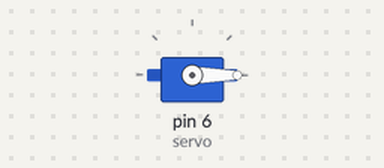
The sketch below on a simulated Arduino Uno, built with avr-gcc and run on an emulated ATmega328P. Parts: servo.

Above: at 0.05 s.
At 4.0 s:
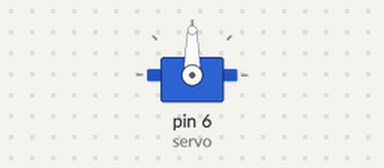
Timing chart, 0 to 5.2 s (numbered marks = the images above):
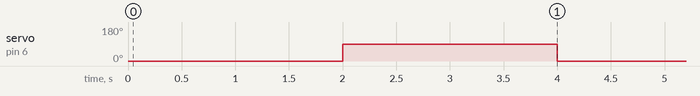

The sketch:

servo.ino
```cpp
#include <Servo.h>  //bagian library pada motor servo

Servo servo;  //deklarasi variabel


void setup() {
  servo.attach(6);  //set variabel servo pada pin 6 arduino

}

void loop() {

  servo.write(0);  //servo berputar sebesar 0 derajat
  delay(2000);    //delay 2 detik
  servo.write(90);  //servo berputar sebesar 90 derajat
  delay(2000);     //delay 2 detik
}
```

Measured:
- by itself, servo on pin 6 (servo): alternates 90° for 2.0 s and 0° for 2.0 s
